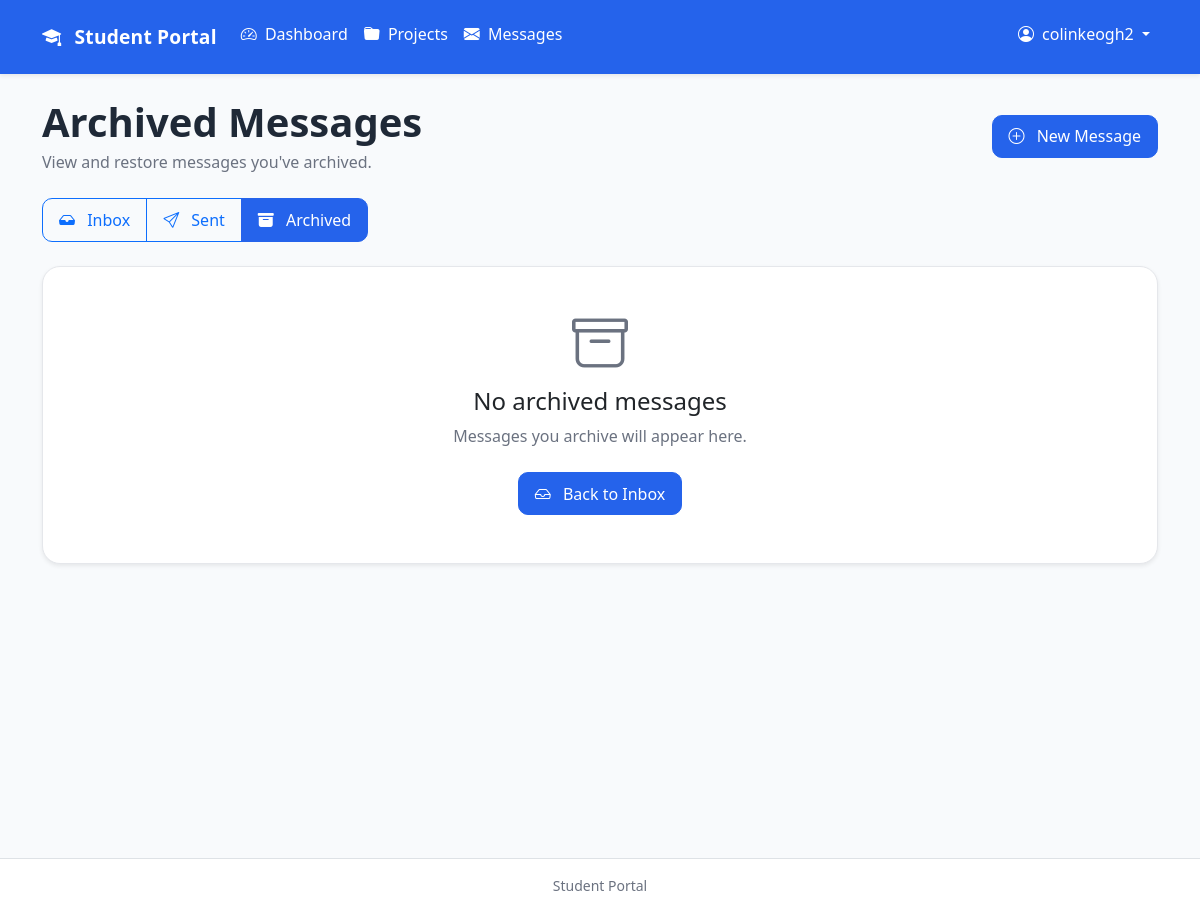
The app's page /messaging/archived/ (signed in), older data.
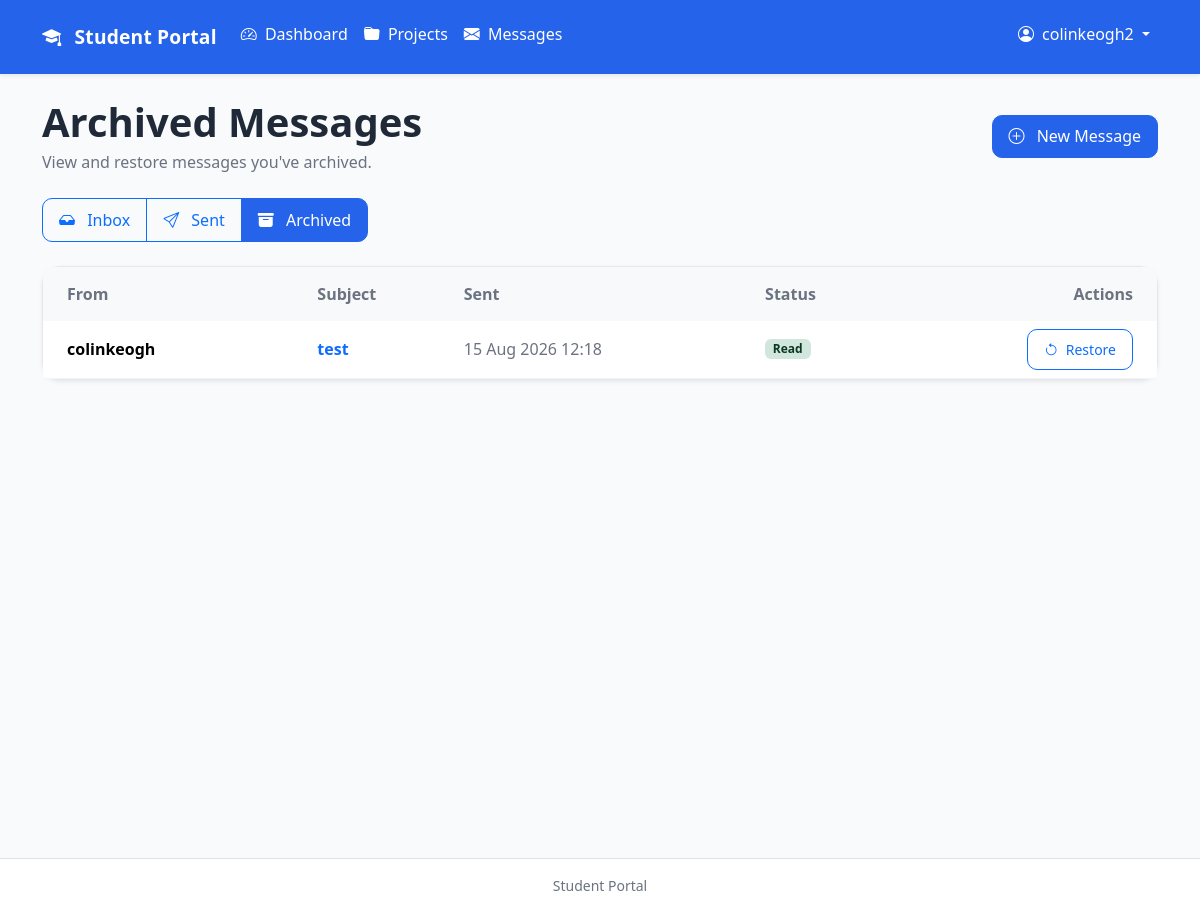
The same page, newer data.
### messaging/models.py (models this page shows, shortened)
class Message(models.Model):
    sender = models.ForeignKey(
        settings.AUTH_USER_MODEL,
        on_delete=models.CASCADE,
        related_name="sent_messages",
    )
    recipient = models.ForeignKey(
        settings.AUTH_USER_MODEL,
        on_delete=models.CASCADE,
        related_name="received_messages",
    )
    subject = models.CharField(
        max_length=200,
    )
    body = models.TextField()
    sent_at = models.DateTimeField(
        auto_now_add=True,
    )
    is_read = models.BooleanField(
        default=False,
    )
    is_archived = models.BooleanField(
        default=False,
    )
    class Meta:
        ordering = ["-sent_at"]

### accounts/models.py (models this page shows)
class CustomUser(AbstractUser):
    phone_number = models.CharField(
        max_length=20,
        blank=True,
    )
    address = models.TextField(
        blank=True,
    )

### messaging/views.py (the view)
@login_required
def archived_messages(request):
    archived_messages = Message.objects.filter(
        recipient=request.user,
        is_archived=True,
    )
    return render(
        request,
        "messaging/archived_messages.html",
        {
            "archived_messages": archived_messages,
        },
    )

### messaging/templates/messaging/archived_messages.html (shortened to what the changed rows need)
{% extends "base.html" %}
{% block content %}
<div class="d-flex flex-column flex-md-row justify-content-between align-items-md-center gap-3 mb-4">
    <div>
        <h1 class="mb-1 fw-semibold">
            Archived Messages
        </h1>
    </div>
</div>
{% if archived_messages %}
    <div class="card shadow-sm">
        <div class="table-responsive">
            <table class="table table-hover align-middle mb-0">
                <thead class="table-light">
                    <tr>
                        <th class="px-4 py-3">
                            From
                        </th>
                        <th class="py-3">
                            Subject
                        </th>
                        <th class="py-3">
                            Sent
                        </th>
                        <th class="py-3">
                            Status
                        </th>
                        <th class="py-3 pe-4 text-end">
                            Actions
                        </th>
                    </tr>
                </thead>
                <tbody>
                    {% for message in archived_messages %}
                        <tr>
                            <td class="px-4">
                                <span class="fw-semibold">
                                    {{ message.sender.username }}
                                </span>
                            </td>
                            <td>
                                <a
                                    href="{% url 'messaging:detail' message.pk %}"
                                    class="text-decoration-none fw-semibold">
                                    {{ message.subject }}
                                </a>
                            </td>
                            <td class="text-muted">
                                {{ message.sent_at|date:"d M Y H:i" }}
                            </td>
                            <td>
                                {% if message.is_read %}
                                    <span class="badge bg-success-subtle text-success-emphasis">
                                        Read
                                    </span>
                                {% else %}
                                    <span class="badge bg-warning-subtle text-warning-emphasis">
                                        Unread
                                    </span>
                                {% endif %}
                            </td>
                            <td class="pe-4 text-end">
                                <a
                                    href="{% url 'messaging:restore' message.pk %}"
                                    class="btn btn-sm btn-outline-primary">
                                    <i class="bi bi-arrow-counterclockwise me-1"></i>
                                    Restore
                                </a>
                            </td>
                        </tr>
                    {% endfor %}
                </tbody>
            </table>
        </div>
    </div>
{% else %}
    <div class="card shadow-sm">
        <div class="card-body text-center py-5">
            <i class="bi bi-archive display-4 text-muted"></i>
            <h4 class="mt-3">
                No archived messages
            </h4>
            <p class="text-muted mb-4">
                Messages you archive will appear here.
            </p>
            <a
                href="{% url 'messaging:inbox' %}"
                class="btn btn-primary">
                <i class="bi bi-inbox me-2"></i>
                Back to Inbox
            </a>
        </div>
    </div>
{% endif %}
{% endblock %}

Row changes from the older to the newer data that the page shows:
now on this page (row edited): Message: sender.username "colinkeogh", subject "test", sent_at "15 Aug 2026 12:18", is_read "Read"
Text that changed along with them:
text no longer shown: "No archived messages Messages you archive will appear here. Back to Inbox"
text now shown: "From Subject Sent Status Actions"
